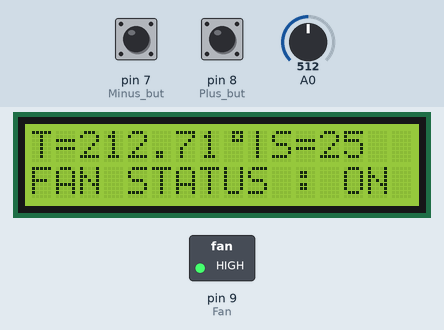
Bench run of a sketch on a simulated Arduino Uno, built with avr-gcc and run on an emulated ATmega328P. Parts: 16×2 character LCD, switched loads named in the sketch (green lamp = pin HIGH). The test bench sets the inputs (shaded band); at power-on: A0 = 512, pin 7 (Minus_but) HIGH, pin 8 (Plus_but) HIGH.

Above: at 2.2 s.
2.3 s: A0 set to 259
At 3.9 s:
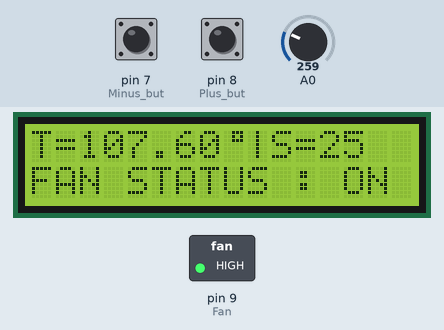
4.2 s: A0 set to 227
At 5.3 s:
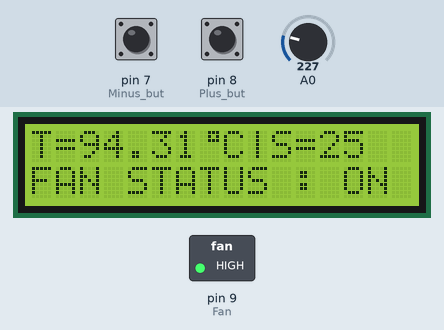
5.8 s: A0 set to 64
At 6.4 s:
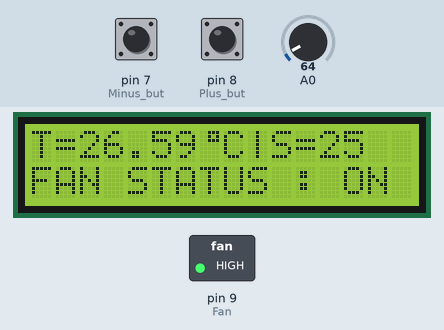
7.4 s: A0 set to 54
At 8.7 s:
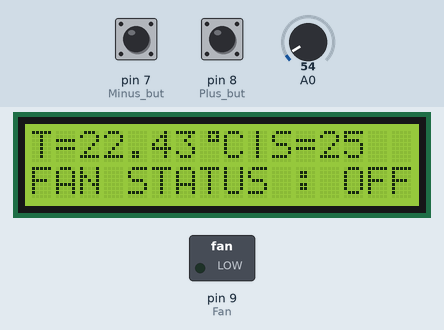
9.0 s: pin 7 (Minus_but) pulled LOW for 3.2 s
At 13.3 s:
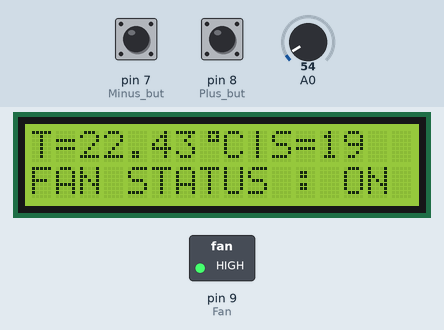
13.7 s: pin 7 (Minus_but) pulled LOW for 0.65 s
Timing chart, 0 to 16.7 s (numbered marks = the images above; inputs shaded):
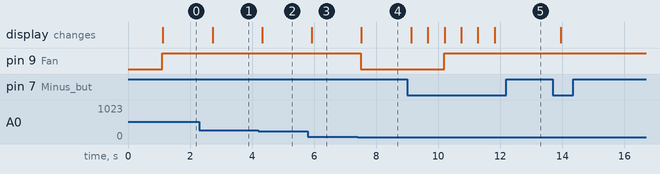

The sketch:

Arduino_Temperature_Controlled_Fan_I2C.ino
```cpp
#include <LiquidCrystal_I2C.h>
LiquidCrystal_I2C lcd(0x27,16,2);
int Plus_but=8;
int Minus_but=7;
int Fan=9;
bool Plus_state=true;
bool Minus_state=true;
int Count=25;
void setup() {
  lcd.init();
  lcd.backlight();
  lcd.setCursor(4,0);
  lcd.print("ARDUINO");
  lcd.setCursor(2,1);
  lcd.print("THERMOMETER");
  delay(1000);
  pinMode(Plus_but,INPUT_PULLUP);
  pinMode(Minus_but,INPUT_PULLUP);
  pinMode(Fan,OUTPUT);
  byte degree_symbol[8] =
  {
    0b00111,
    0b00101,
    0b00111,
    0b00000,
    0b00000,
    0b00000,
    0b00000,
    0b00000
  };
  lcd.createChar(1,degree_symbol);
}
void loop() {
  lcd.clear();
  float val=analogRead(A0);
  float temp=val*(5.0/1023.0)*85;
  lcd.setCursor(0,0);
  lcd.print("T=");
  lcd.print(temp);
  lcd.write(1);
  lcd.print("C");
  if(!digitalRead(Plus_but)&&Plus_state) {
    Count++;
    lcd.setCursor(9,0);
    lcd.print("|S=");
    lcd.print(Count);
  }
  else if(!digitalRead(Minus_but)&&Minus_state) {
    Count--;
    lcd.setCursor(9,0);
    lcd.print("|S=");
    lcd.print(Count);
  }
  if(temp>=Count) {
    lcd.setCursor(9,0);
    lcd.print("|S=");
    lcd.print(Count);
    digitalWrite(Fan,HIGH);
    lcd.setCursor(0,1);
    lcd.print("FAN STATUS : ON");
  }
  else {
    lcd.setCursor(9,0);
    lcd.print("|S=");
    lcd.print(Count);
    digitalWrite(Fan,LOW);
    lcd.setCursor(0,1);
    lcd.print("FAN STATUS : OFF");
  }
  delay(500);
}
```

Measured:
- the behaviour switches between 241 and 240 on A0 (found by bisection; images 1 and 2)
- the behaviour switches between 61 and 60 on A0 (found by bisection; images 3 and 4)
- after the input at 2.3 s, the display: changes after 0.42 s (image 1)
- after the input at 4.2 s, the display: changes after 0.12 s (image 2)
- after the input at 5.8 s, the display: changes after 0.12 s (image 3)
- after the input at 7.4 s, pin 9 (Fan): HIGH → LOW after 0.11 s; the display: changes after 0.12 s (image 4)
- after the input at 9.0 s, pin 9 (Fan): LOW → HIGH after 1.2 s; the display: first changes after 0.13 s (image 5 shows a later state)
